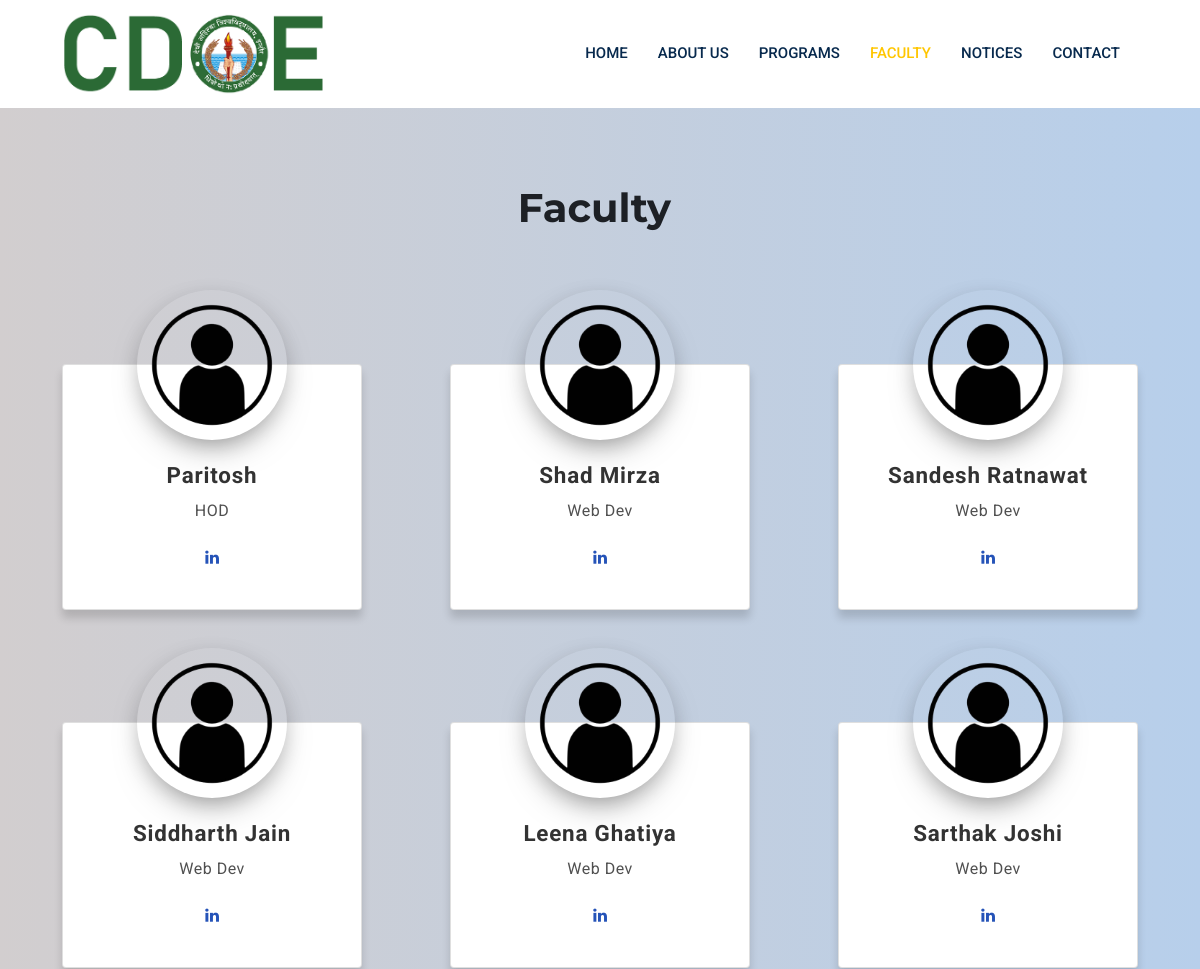
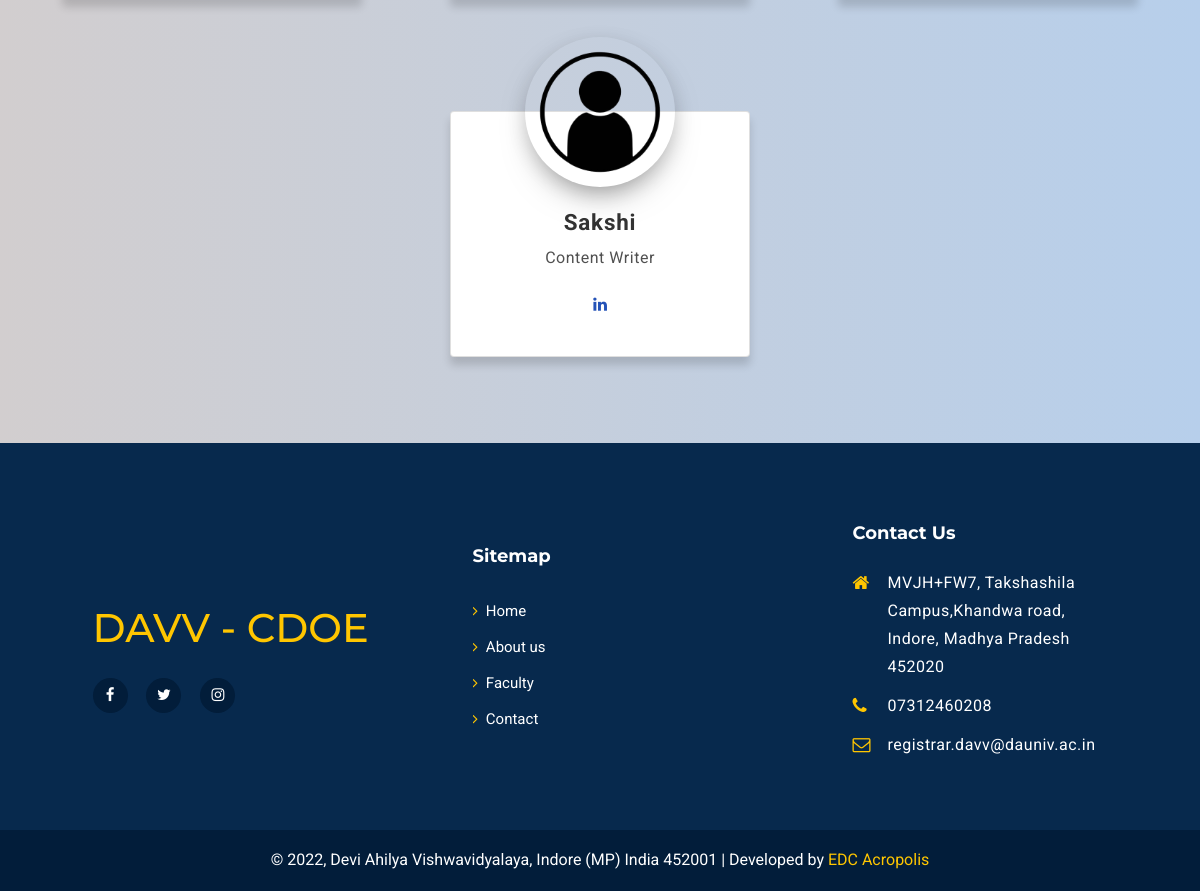
Screenshot of /faculty with the database file from the repository (2 pictures, top to bottom).
### main/models.py (models this page shows, shortened)
class Faculty(models.Model):
    name = models.CharField(max_length=100, blank=False)
    post = models.CharField(max_length=100, blank=False)
    linked_in = models.URLField(blank=True)
    facebook = models.URLField(blank=True)
    twitter = models.URLField(blank=True)

class Index(models.Model):
    slides = models.ManyToManyField(Slide)
    welcome_header=models.CharField(max_length=200)
    slider_text=models.CharField(max_length=200)
    about_head=models.CharField(max_length=200)
    about_body=models.TextField(null=False,blank=False)
    header_image=models.ImageField(null=True ,upload_to='images/index/')
    fb_link=models.URLField()
    twitter_link=models.URLField()
    insta_link=models.URLField()
    address=models.TextField()
    map_link=models.URLField(max_length=200)
    contact_num=models.CharField(max_length=12)
    email_id=models.EmailField()

### main/views.py (the view)
# urls.py: path('faculty', views.faculty, name="faculty"),
def faculty(request):
    index=Index.objects.filter()[:1].get()
    programs=Programs.objects.all()
    context={'faculty': Faculty.objects.all(),'index':index,'programs':programs}
    return render(request, 'faculty.html', context)

### templates/faculty.html (shortened to what this page needs)
  {% extends 'index_main.html' %}
  {% load static %}
  {% block head %}
    <link rel="stylesheet" href="{% static 'assets/css/faculty_style.css' %}">
  {% endblock %}
  {% block main %}
  <section class="team-section">
      <div class="containerfac">
          <div class="row">
              <div class="section-title">
                  <h1>&nbspFaculty&nbsp&nbsp</h1>
                </div>
            </div>
            <div class="row">
                {%  for faculty in faculty %}
                <div class="card">
                    <div class="card-image">
                        <img src="{% static 'assets/images/team.png' %}" alt="Profile image">
                    </div>
                    <p class="name">{{faculty.name}}</p>
                    <p>{{faculty.post}}</p>
                    <div class="socials">
                        {% if faculty.linked_in %}
                    <button class="buttonli"><span id="outside"><a href="{{faculty.linked_in}}"><span class="fa fa-linkedin"></span></a></span></button>
                    {% endif %}
                </div>
            </div>
            {% endfor %}
        </div>
         </div>
  </section>
  {% endblock %}

### templates/index_main.html (shortened to what this page needs)
{% load static %}
<!doctype html>
<html lang="en">
<head>
    {% block head %}
    {% endblock %}
    <link rel="stylesheet" href="{% static 'assets/css/slick.css' %}">
    <link rel="stylesheet" href="{% static 'assets/css/animate.css' %}">
    <link rel="stylesheet" href="{% static 'assets/css/nice-select.css' %}">
    <link rel="stylesheet" href="{% static 'assets/css/jquery.nice-number.min.css' %}">
    <link rel="stylesheet" href="{% static 'assets/css/magnific-popup.css' %}">
    <link rel="stylesheet" href="{% static 'assets/css/bootstrap.min.css' %}">
    <link rel="stylesheet" href="{% static 'assets/css/font-awesome.min.css' %}">
    <link rel="stylesheet" href="{% static 'assets/css/default.css' %}">
    <link rel="stylesheet" href="{% static 'assets/css/responsive.css' %}">
    <link rel="stylesheet" href="{% static 'assets/css/contact_style.css' %}">
    <link rel="stylesheet" href="{% static 'assets/css/style.css' %}">
</head>
<body>
        <div class="navigation">
            <div class="container">
                <div class="row">
                    <div class="col-lg-12">
                        <nav class="navbar navbar-expand-lg">
                            <a class="navbar-brand" href="{% url 'index' %}">
                                <img src="{% static 'assets/images/cdoe1.png' %}" alt="Logo">
                            </a>
                            <div class="collapse navbar-collapse sub-menu-bar" id="navbarSupportedContent">
                                <ul class="navbar-nav ml-auto">
                                    <li class="nav-item">
                                        <a class="nav-link" href="{% url 'index' %}">Home</a>
                                    </li>
                                    <li class="nav-item">
                                        <a class="nav-link" href="{% url 'index' %}#about-part">About Us</a>
                                    </li>
                                    <li class="nav-item">
                                        <a class="nav-link">Programs</a>
                                    </li>
                                    <li class="nav-item">
                                        <a class="nav-link" href="{% url 'faculty' %}">Faculty</a>
                                    </li>
                                    <li class="nav-item">
                                        <a class="nav-link" href="{% url 'notices' %}">Notices</a>
                                    </li>
                                    <li class="nav-item">
                                        <a class="nav-link" href="{% url 'contact'%}">Contact</a>
                                    </li>
                                </ul>
                            </div>
                        </nav>
                    </div>
                </div>
            </div>
        </div>
    {% block main %}
    {% endblock %}
    <footer id="footer-part">
        <div class="footer-top pt-40 pb-70">
            <div class="container">
                <div class="row">
                    <div class="col-lg-4 col-md-6">
                        <div class="footer-about mt-40">
                            <div class="logo">
                                <a href="{% url 'index' %}" style="color: #ffc600;"><h1>DAVV - CDOE</a>
                            </div>
                            <ul class="mt-20">
                                <li><a href="{{index.insta_link}}"><i class="fa fa-facebook-f"></i></a></li>
                                <li><a href="{{index.twitter_link}}"><i class="fa fa-twitter"></i></a></li>
                                <li><a href="{{index.insta_link}}"><i class="fa fa-instagram"></i></a></li>
                            </ul>
                        </div>
                    </div>
                    <div class="col-lg-4 col-md-6 col-sm-6">
                        <div class="footer-link mt-40">
                            <div class="footer-title pb-25">
                                <h6>Sitemap</h6>
                            </div>
                            <ul>
                                <li><a href="{% url 'index' %}"><i class="fa fa-angle-right"></i>Home</a></li>
                                <li><a href="{% url 'index' %}#about-part"><i class="fa fa-angle-right"></i>About us</a></li>
                                <li><a href="{% url 'faculty' %}"><i class="fa fa-angle-right"></i>Faculty</a></li>
                                <li><a href="{% url 'contact' %}"><i class="fa fa-angle-right"></i>Contact</a></li>
                            </ul>
                        </div>
                    </div>
                    <div class="col-lg-3 col-md-6">
                        <div class="footer-address mt-40">
                            <div class="footer-title pb-25">
                                <h6>Contact Us</h6>
                            </div>
                            <ul>
                                <li>
                                    <div class="icon">
                                        <i class="fa fa-home"></i>
                                    </div>
                                    <div class="cont">
                                        <a href="{{index.map_link}}" target="_blank"><p>{{index.address}}</p></a>
                                    </div>
                                </li>
                                <li>
                                    <div class="icon">
                                        <i class="fa fa-phone"></i>
                                    </div>
                                    <div class="cont">
                                        <a href="tel://{{index.contact_num}}" target="_blank"><p>{{index.contact_num}}</p></a>
                                    </div>
                                </li>
                                <li>
                                    <div class="icon">
                                        <i class="fa fa-envelope-o"></i>
                                    </div>
                                    <div class="cont">
                                        <a href="mailto://{{index.email_id}}" target="_blank"><p>{{index.email_id}}</p></a>
                                    </div>
                                </li>
                            </ul>
                        </div>
                    </div>
                </div>
            </div>
        </div>
        <div class="text-center p-3 footer_copyright">
            © 2022, Devi Ahilya Vishwavidyalaya, Indore (MP) India 452001 | Developed by
            <a class="" href="https://shadmirza.pythonanywhere.com" target="_blank"> EDC Acropolis </a>
          </div>
    </footer>
</body>
</html>

### static/assets/css/faculty_style.css (style rules this page uses)
* { transition: all 0.3s ease-out; }
body { margin:0; flex-wrap: wrap; justify-content: center; align-items: center; }
* { box-sizing: border-box; }
.team-section { background: rgb(210,206,207); background: linear-gradient(90deg, rgba(210,206,207,1) 0%, rgba(183,207,235,1) 100%); min-height: 100vh; padding:70px 15px 30px; }
.containerfac { max-width: 2000px; margin:auto; }
.row { display: flex; flex-wrap: wrap; justify-content: center; align-items: center; }
.team-section .section-title { flex-basis: 100%; max-width: 100%; margin-bottom: 70px; color: #000; }
.team-section .section-title h1 { font-size: 40px; text-align: center; margin:0; font-weight: 700; }
.card { position: relative; width: 300px; background-color: #fff; border-radius: 8px; box-shadow: 0 8px 8px 0 rgba(0, 0, 0, 0.15); padding: 16px; margin: 56px 44px; display: flex; flex-direction: column; justify-content: center; align-items: center; }
.card-image { width: 150px; height: 150px; border-radius: 50%; overflow: hidden; position: absolute; top: 0; left: 50%; transform: translate(-50%, -50%); box-shadow: 0 15px 35px -15px rgba(0, 0, 0, 0.5), 0 5px 20px 0 rgba(0, 0, 0, 0.1); }
.card-image img { width: 100%; transform: scale(1.2); }
p { line-height: 24px; letter-spacing: 0.5px; margin-bottom: 12px; }
.name { margin-top: 80px; font-size: 1.4em; color: #333; font-weight: bold; letter-spacing: 0.8px; margin-bottom: 8px; }
.socials { display: flex; align-items: center; justify-content: center; color: #fff; }
.buttonli { margin: 12px 8px; width: 44px; height: 44px; border: none; border-radius: 50%; cursor: pointer; color: #0077b5; background-color: #fff; }
i, a { color: #fff; }
@media (min-width: 1200px) { .container { max-width: 1200px; } }

### static/assets/css/default.css (style rules this page uses)
.mt-20 { margin-top: 20px; }
.mt-40 { margin-top: 40px; }
.pt-40 { padding-top: 40px; }
.pb-25 { padding-bottom: 25px; }
.pb-70 { padding-bottom: 70px; }

### rows the page displays
Faculty: name "Paritosh", post "HOD"
Faculty: name "Shad Mirza", post "Web Dev"
Faculty: name "Sandesh Ratnawat", post "Web Dev"
Faculty: name "Siddharth Jain", post "Web Dev"
Faculty: name "Leena Ghatiya", post "Web Dev"
Faculty: name "Sarthak Joshi", post "Web Dev"
Faculty: name "Sakshi", post "Content Writer"
Index: address "MVJH+FW7, Takshashila Campus,Khandwa road, Indore, Madhya Pradesh 452020", contact_num "07312460208", email_id "registrar.davv@dauniv.ac.in"
